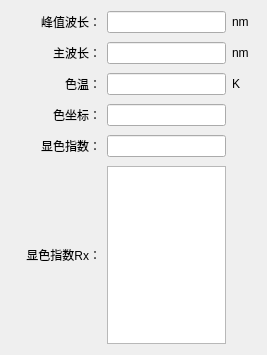
<?xml version="1.0" encoding="UTF-8"?>
<ui version="4.0">
 <class>HSpecDetailWidget</class>
 <widget class="QWidget" name="HSpecDetailWidget">
  <property name="geometry">
   <rect>
    <x>0</x>
    <y>0</y>
    <width>267</width>
    <height>355</height>
   </rect>
  </property>
  <property name="windowTitle">
   <string>Form</string>
  </property>
  <layout class="QGridLayout" name="gridLayout">
   <property name="verticalSpacing">
    <number>9</number>
   </property>
   <item row="0" column="0">
    <widget class="QLabel" name="label_001">
     <property name="minimumSize">
      <size>
       <width>90</width>
       <height>0</height>
      </size>
     </property>
     <property name="text">
      <string>峰值波长：</string>
     </property>
     <property name="alignment">
      <set>Qt::AlignRight|Qt::AlignTrailing|Qt::AlignVCenter</set>
     </property>
     <property name="buddy">
      <cstring>lineEdit_001</cstring>
     </property>
    </widget>
   </item>
   <item row="0" column="1">
    <widget class="QLineEdit" name="lineEdit_001">
     <property name="alignment">
      <set>Qt::AlignCenter</set>
     </property>
     <property name="readOnly">
      <bool>true</bool>
     </property>
    </widget>
   </item>
   <item row="0" column="2">
    <widget class="QLabel" name="label_101">
     <property name="minimumSize">
      <size>
       <width>24</width>
       <height>0</height>
      </size>
     </property>
     <property name="text">
      <string>nm</string>
     </property>
     <property name="alignment">
      <set>Qt::AlignLeading|Qt::AlignLeft|Qt::AlignVCenter</set>
     </property>
    </widget>
   </item>
   <item row="1" column="0">
    <widget class="QLabel" name="label_002">
     <property name="minimumSize">
      <size>
       <width>90</width>
       <height>0</height>
      </size>
     </property>
     <property name="text">
      <string>主波长：</string>
     </property>
     <property name="alignment">
      <set>Qt::AlignRight|Qt::AlignTrailing|Qt::AlignVCenter</set>
     </property>
     <property name="buddy">
      <cstring>lineEdit_001</cstring>
     </property>
    </widget>
   </item>
   <item row="1" column="1">
    <widget class="QLineEdit" name="lineEdit_002">
     <property name="alignment">
      <set>Qt::AlignCenter</set>
     </property>
     <property name="readOnly">
      <bool>true</bool>
     </property>
    </widget>
   </item>
   <item row="1" column="2">
    <widget class="QLabel" name="label_102">
     <property name="minimumSize">
      <size>
       <width>24</width>
       <height>0</height>
      </size>
     </property>
     <property name="text">
      <string>nm</string>
     </property>
     <property name="alignment">
      <set>Qt::AlignLeading|Qt::AlignLeft|Qt::AlignVCenter</set>
     </property>
    </widget>
   </item>
   <item row="2" column="0">
    <widget class="QLabel" name="label_003">
     <property name="minimumSize">
      <size>
       <width>90</width>
       <height>0</height>
      </size>
     </property>
     <property name="text">
      <string>色温：</string>
     </property>
     <property name="alignment">
      <set>Qt::AlignRight|Qt::AlignTrailing|Qt::AlignVCenter</set>
     </property>
     <property name="buddy">
      <cstring>lineEdit_001</cstring>
     </property>
    </widget>
   </item>
   <item row="2" column="1">
    <widget class="QLineEdit" name="lineEdit_003">
     <property name="alignment">
      <set>Qt::AlignCenter</set>
     </property>
     <property name="readOnly">
      <bool>true</bool>
     </property>
    </widget>
   </item>
   <item row="2" column="2">
    <widget class="QLabel" name="label_103">
     <property name="minimumSize">
      <size>
       <width>24</width>
       <height>0</height>
      </size>
     </property>
     <property name="text">
      <string>K</string>
     </property>
     <property name="alignment">
      <set>Qt::AlignLeading|Qt::AlignLeft|Qt::AlignVCenter</set>
     </property>
    </widget>
   </item>
   <item row="3" column="0">
    <widget class="QLabel" name="label_004">
     <property name="minimumSize">
      <size>
       <width>90</width>
       <height>0</height>
      </size>
     </property>
     <property name="text">
      <string>色坐标：</string>
     </property>
     <property name="alignment">
      <set>Qt::AlignRight|Qt::AlignTrailing|Qt::AlignVCenter</set>
     </property>
     <property name="buddy">
      <cstring>lineEdit_001</cstring>
     </property>
    </widget>
   </item>
   <item row="3" column="1">
    <widget class="QLineEdit" name="lineEdit_004">
     <property name="alignment">
      <set>Qt::AlignCenter</set>
     </property>
     <property name="readOnly">
      <bool>true</bool>
     </property>
    </widget>
   </item>
   <item row="4" column="0">
    <widget class="QLabel" name="label_005">
     <property name="minimumSize">
      <size>
       <width>90</width>
       <height>0</height>
      </size>
     </property>
     <property name="text">
      <string>显色指数：</string>
     </property>
     <property name="alignment">
      <set>Qt::AlignRight|Qt::AlignTrailing|Qt::AlignVCenter</set>
     </property>
     <property name="buddy">
      <cstring>lineEdit_001</cstring>
     </property>
    </widget>
   </item>
   <item row="4" column="1">
    <widget class="QLineEdit" name="lineEdit_005">
     <property name="alignment">
      <set>Qt::AlignCenter</set>
     </property>
     <property name="readOnly">
      <bool>true</bool>
     </property>
    </widget>
   </item>
   <item row="5" column="0">
    <widget class="QLabel" name="label_006">
     <property name="text">
      <string>显色指数Rx：</string>
     </property>
     <property name="alignment">
      <set>Qt::AlignRight|Qt::AlignTrailing|Qt::AlignVCenter</set>
     </property>
     <property name="buddy">
      <cstring>lineEdit_001</cstring>
     </property>
    </widget>
   </item>
   <item row="5" column="1">
    <widget class="QTextBrowser" name="textBrowser"/>
   </item>
  </layout>
 </widget>
 <resources/>
 <connections/>
</ui>
